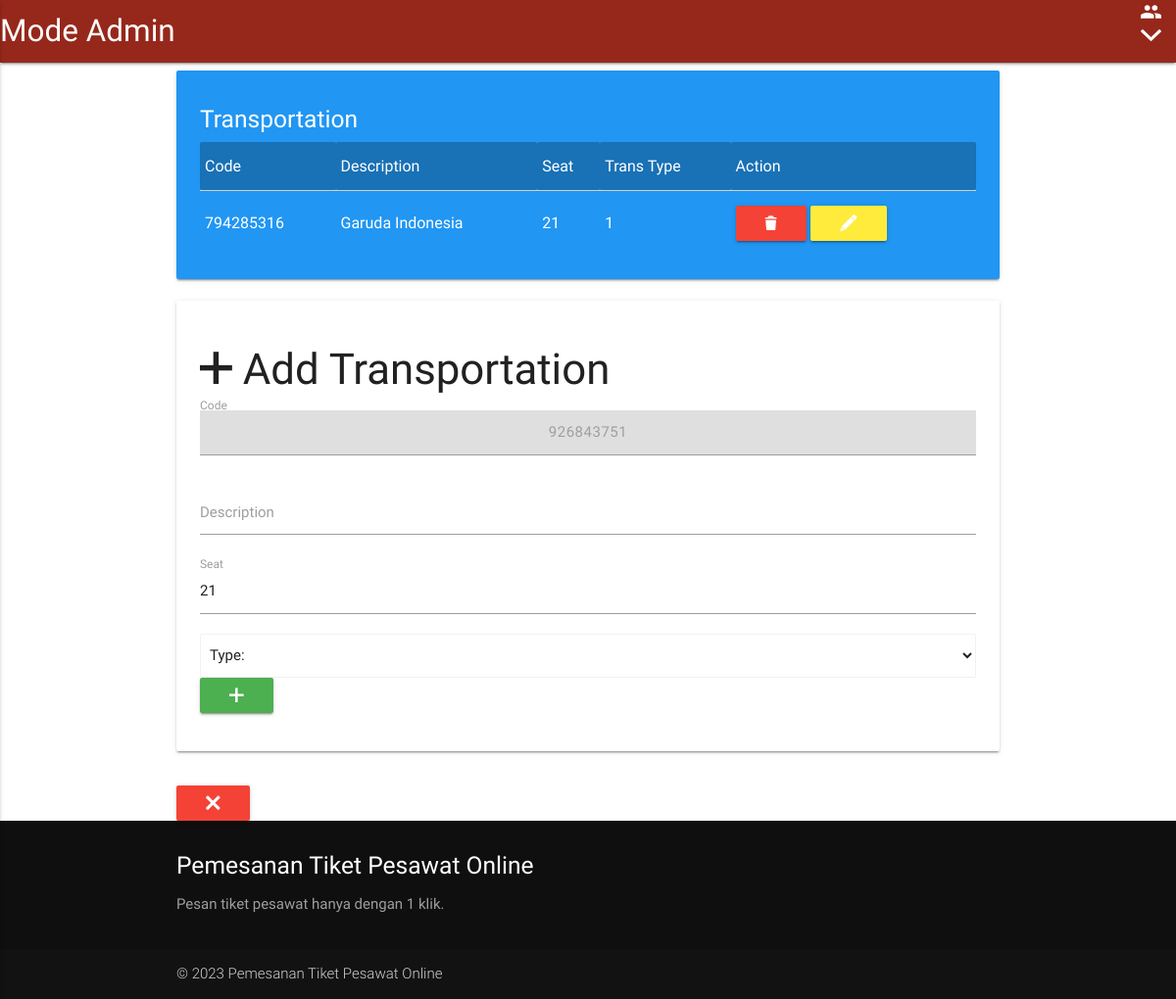
The page /admin/trans.php (signed in) on the database its author committed.
### tables this page shows
CREATE TABLE `trans` (
  `id_trans` int(11) NOT NULL,
  `code` decimal(10,0) NOT NULL,
  `description` text NOT NULL,
  `seat` text NOT NULL,
  `id_trans_type` int(11) NOT NULL
);

### admin/trans.php (the view, shortened to what this page needs)
<html>
<head>
    <link rel="stylesheet" href="../css/materialize.min.css">
    <link rel="stylesheet" href="../css/ionicons.min.css">
</head>
<body>
    <?php include "nav.php"; ?>
    <div class="container">
        <div class="row">
            <div class="col s12">
                <div class="card-panel white-text blue">
                    <h5>Transportation</h5>
                    <table>
                        <thead style="background-color: rgba(0, 0, 0, 0.25);" class="white-text">
                            <tr>
                                <td>Code</td>
                                <td>Description</td>
                                <td>Seat</td>
                                <td>Trans Type</td>
                                <td>Action</td>
                            </tr>
                        </thead>
                        <tbody class="white-text">
                            <?php include "koneksi.php";
                            $sql = mysqli_query($conn, 'select * from trans ');
                            while ($dtt = mysqli_fetch_array($sql)) {
                            ?>
                                <tr>
                                    <td>
                                        <?= $dtt['code']; ?>
                                    </td>
                                    <td>
                                        <?= $dtt['description']; ?>
                                    </td>
                                    <td>
                                        <?= $dtt['seat']; ?>
                                    </td>
                                    <td>
                                        <?= $dtt['id_trans_type']; ?>
                                    </td>
                                    <td>
                                        <a href="trans_d.php?id_trans=<?= $dtt['id_trans']; ?>" onclick="return confirm('Sure, want to delete?');"><button class="red btn waves-effect"><i class="ion-trash-b"></i></button></a>
                                        <a href="trans_u.php?id_trans=<?= $dtt['id_trans']; ?>"><button class="yellow btn waves-effect"><i class="ion-edit"></i></button></a>
                                    </td>
                                </tr>
                            <?php } ?>
                        </tbody>
                    </table>
                </div>
            </div>
            <div class="col s12">
                <div class="card-panel">
                    <h3><i class="ion-plus"></i> Add Transportation</h3>
                    <form method="post" action="trans_t.php">
                        <div class="input-field">
                            <?php
                            $rang = range(1, 9);
                            shuffle($rang);
                            $c = implode($rang);
                            $code = $c;
                            ?>
                            <input type="text" name="codec" id="code" value="<?= $code; ?>" class="btn disabled">
                            <label for="code">Code</label>
                        </div>
                        <div class="input-field">
                            <input type="text" name="description" id="desc" required>
                            <label for="desc">Description</label>
                        </div>
                        <div class="input-field">
                            <?php $r = range(1, 2);
                            shuffle($r);
                            $b = implode($r);
                            $seat = $b; ?>
                            <input type="text" name="seatc" id="seat" value="<?= $seat; ?>">
                            <label for="seat">Seat</label>
                        </div>
                        <select name="id_trans_type" class="browser-default">
                            <option selected disabled>Type: </option>
                        </select>
                        <button class="btn waves-effect green"><i class="ion-plus"></i></button>
                    </form>
                </div>
            </div>
        </div>
        <a href="index.php" onclick="window.close();"><button class="btn waves-effect red"><i class="ion-close"></i></button></a>
    </div>
    <?php include "footer.php"; ?>
</body>
</html>

### rows shown on the page
trans: code "794285316", description "Garuda Indonesia", seat "21", id_trans_type "1"
